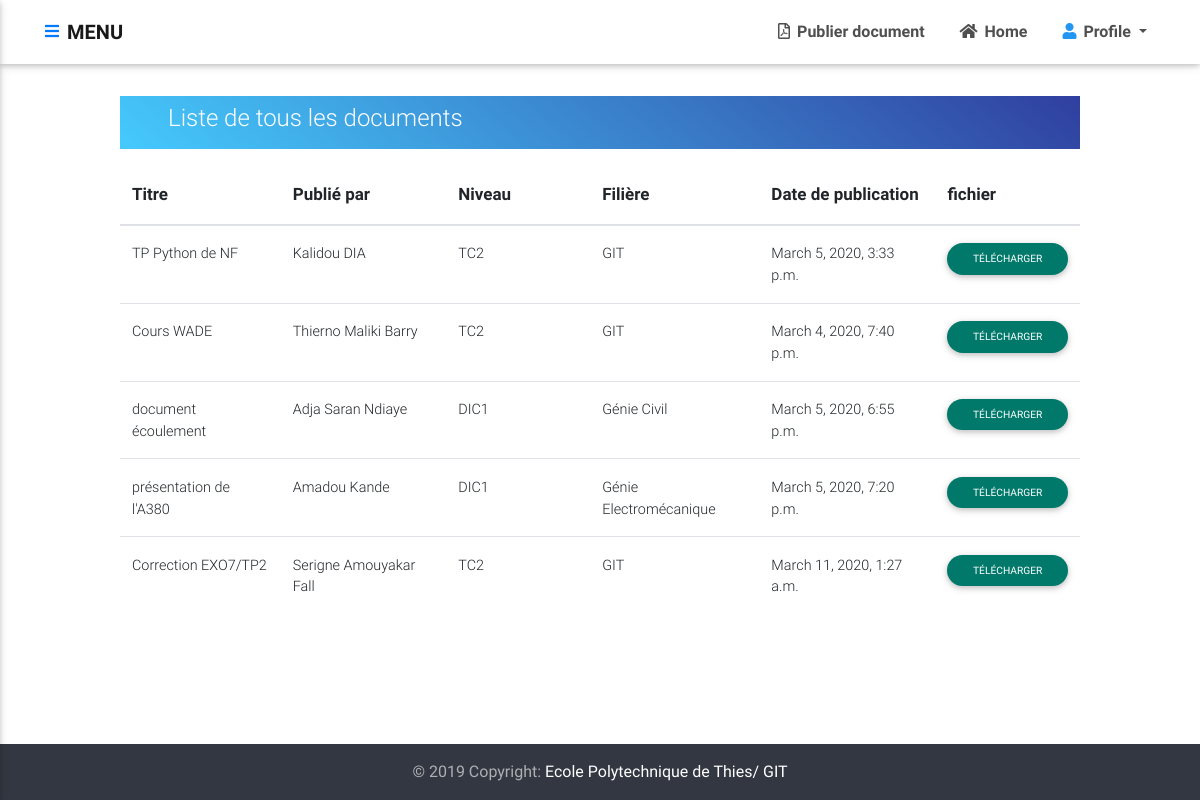
Screenshot of /compte/doc/ (signed in) with the database file from the repository.
### ged_app/models.py (models this page shows, shortened)
class Document(models.Model):
    LISTE_GENIE = (
        ('GIT','Génie Informatique et Télécommunications'),
        ('Génie Civil','Génie Civil'),
        ('Génie Electromécanique','Génie Electro-Mécanique'),
        ('Tronc Commun', 'Tronc Commun')
    )
    LISTE_CLASSE = (
        ('TC1', 'TC1'),
        ('TC2','TC2'),
        ('DIC1','DIC1'),
        ('DIC2','DIC2'),
        ('DIC3','DIC3')
    )
    author = models.ForeignKey(Eleve, on_delete=models.CASCADE, null = True)
    titre = models.CharField(max_length=100, null = True)
    fichier = models.FileField(upload_to='media/', null= True, blank=True)
    text = models.TextField(max_length=1000, null=True, blank=True)
    classe_doc = models.CharField(max_length=50 , null =True ,  choices = LISTE_CLASSE)
    genie_doc = models.CharField(max_length=100, null = True, choices = LISTE_GENIE)
    date = models.DateTimeField(auto_now=True, auto_now_add=False)

class Eleve(models.Model):
    LISTE_CLASSE = (
        ('TC1', 'TC1'),
        ('TC2','TC2'),
        ('DIC1','DIC1'),
        ('DIC2','DIC2'),
        ('DIC3','DIC3')
    )
    LISTE_GENIE = (
        ('GIT','Génie Informatique et Télécommunications'),
        ('Génie Civil','Génie Civil'),
        ('Génie Electromécanique','Génie Electro-Mécanique'),
        ('Tronc Commun', 'Tronc Commun')
    )
    user = models.OneToOneField(User,null = True, blank=True,on_delete=models.CASCADE)
    name = models.CharField( max_length=150, null=True)
    age = models.IntegerField(null=True)
    sexe = models.CharField(max_length=80, choices = [('Homme', 'Homme' ), ('Femme', 'Femme')], null=True)
    classe = models.CharField(max_length=50 , null =True ,  choices = LISTE_CLASSE)
    genie = models.CharField(max_length=100, null = True, choices = LISTE_GENIE)
    photo_profile = models.ImageField(default ="user-default.png",null = True, blank = True )
    def __str__(self):
        if self.name != None:
            return self.name
        else:
            return "%% No name %%"

### ged_app/views.py (the view)
# urls.py: path('compte/doc/', views.liste_doc, name = 'liste_doc'),
@login_required(login_url='connecter')
def liste_doc(request):
    doc = Document.objects.all()
    context = {'docs': doc}
    return render (request, 'ged_app/documents/liste_doc.html', context)

### ged_app/templates/ged_app/documents/liste_doc.html (shortened to what this page needs)
{% extends 'ged_app/main.html' %}
{% block content %}
<div  id="pos">
  <div class="view view-cascade gradient-card-header blue-gradient narrower py-2 mx-4 mb-3 mt-5 d-flex justify-content-between align-items-center ">
    <h4 class="white-text mx-5 ">
      <span style="vertical-align: inherit;">
        <span style="vertical-align: inherit;"> Liste de tous les documents</span>
      </span>
    </h4>
  </div>
  <div class="px-4">
    <div class="table-responsive">
      <table class="table table-hover mb-0 ">
        <thead class="thead-striped">
          <tr>
            <th class="th-lg">Titre</th>
            <th class="th-lg">Publié par</th>
            <th class="th-lg">Niveau</th>
            <th class="th-lg">Filière</th>
            <th class="th-lg">Date de publication</th>
            <th class="th-lg">fichier</th>
          </tr>
        </thead>
        {% for doc in docs %}
          <tr>
            <td>{{doc.titre}}</td>
            <td>{{doc.author}}</td>
            <td>{{doc.classe_doc}}</td>
            <td>{{doc.genie_doc}}</td>
            <td>{{doc.date}}</td>
            {% if doc.fichier  %}
            <td><a  href="{{ doc.fichier.url }}" target="_blank" ><span class="btn btn-teal btn-rounded btn-sm m-0  waves-effect waves-light">Télécharger</span></a></td>
            {% endif %}
          </tr>
        {% endfor %}
      </table>
  </div>
  </div>
  </div>
 {% endblock %}

### ged_app/templates/ged_app/documents/liste_doc.html (style rules this page uses)
#pos { margin : 8%; }
tr th { font-weight: bold; font-size: 17px; }

### rows the page displays
Document: titre "TP Python de NF", author "Kalidou DIA", classe_doc "TC2", genie_doc "GIT", date "March 5, 2020, 3:33 p.m."
Document: titre "Cours WADE", author "Thierno Maliki Barry", classe_doc "TC2", genie_doc "GIT", date "March 4, 2020, 7:40 p.m."
Document: titre "document écoulement", author "Adja Saran Ndiaye", classe_doc "DIC1", genie_doc "Génie Civil", date "March 5, 2020, 6:55 p.m."
Document: titre "présentation de l'A380", author "Amadou Kande", classe_doc "DIC1", genie_doc "Génie Electromécanique", date "March 5, 2020, 7:20 p.m."
Document: titre "Correction EXO7/TP2", author "Serigne Amouyakar Fall", classe_doc "TC2", genie_doc "GIT", date "March 11, 2020, 1:27 a.m."
